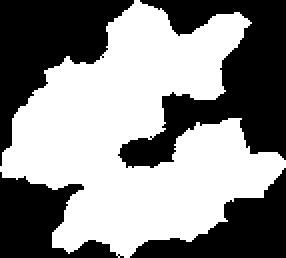
//> input picture EdgeTrace/EdgeTrace/srcmat.bmp, 143 x 129 px (shown 2 times larger)
$ ./EdgeTrace   (built with g++ and OpenCV 4)
//> lines starting //> are read from the running program, lines starting //| are printed output that depends on the picture; after the words box and inside, x2 and y2 are one past the last pixel; in counts of white or black regions, pixels touching at a corner belong together
// EdgeTrace.cpp : 定义控制台应用程序的入口点。
//

#include "opencv2/highgui/highgui.hpp"
#include "opencv2/imgproc/imgproc.hpp"
#include <iostream>

using namespace std;
using namespace cv;

void GetBoundryPointIndex(int**m_gray, int height, int width, vector<int> &BPoint)
{
	for (int i = 0; i < height; i++)
	{
		for (int j = 0; j < width; j++)
		{
			if (m_gray[i][j] != 0)
			{
				if (i == 0 || i == height - 1 || j == 0 || j == width - 1)
				{
					BPoint.push_back(i*width + j);
					continue;
				}
				if (m_gray[i - 1][j] == 0 || m_gray[i - 1][j + 1] == 0 || m_gray[i][j + 1] == 0 || m_gray[i + 1][j + 1] == 0 ||
					m_gray[i + 1][j] == 0 || m_gray[i + 1][j - 1] == 0 || m_gray[i][j - 1] == 0 || m_gray[i - 1][j - 1] == 0)
				{
					//跟踪可加，去掉不必要边界点。
					int count = 0;
					if (m_gray[i - 1][j] == 0)    count++;
					if (m_gray[i - 1][j + 1] == 0)count++;
					if (m_gray[i][j + 1] == 0)    count++;
					if (m_gray[i + 1][j + 1] == 0)count++;
					if (m_gray[i + 1][j] == 0)    count++;
					if (m_gray[i + 1][j - 1] == 0)count++;
					if (m_gray[i][j - 1] == 0)    count++;
					if (m_gray[i - 1][j - 1] == 0)count++;

					if (count == 1 && (m_gray[i - 1][j + 1] == 0 || m_gray[i + 1][j + 1] == 0 || m_gray[i + 1][j - 1] == 0 || m_gray[i - 1][j - 1] == 0))
						continue;

					BPoint.push_back(i*width + j);

				}
			}
		}
	}
}

void edgeTracing(Mat edgeMat, vector<int>& TPoint, size_t length)//length,num of edge points
{
	int height = edgeMat.rows;
	int width = edgeMat.cols;
	Mat edgeMatPlus1(height + 2, width + 2, CV_8U, Scalar(0));
	for (int i = 0; i < height; i++)
	{
		for (int j = 0; j < width; j++)
		{
			edgeMatPlus1.at<uchar>(i + 1, j + 1) = edgeMat.at<uchar>(i, j);
		}
	}
	int xPos, yPos, xPosPre, yPosPre, xPosPlus, yPosPlus;

	//找到起始跟踪点和第二个跟踪点
	for (int i = 0; i < height; i++)
	{
		for (int j = 0; j < width; j++)
		{
			xPosPlus = i + 1;
			yPosPlus = j + 1;
			if (edgeMatPlus1.at<uchar>(xPosPlus, yPosPlus) == 255)
			{
				TPoint.push_back(i*width + j);
				if (edgeMatPlus1.at<uchar>(xPosPlus + 1, yPosPlus - 1) == 255)
				{
					TPoint.push_back((i + 1)*width + j - 1);
					i = height;
					break;
				}
				else if (edgeMatPlus1.at<uchar>(xPosPlus + 1, yPosPlus) == 255)
				{
					TPoint.push_back((i + 1)*width + j);
					i = height;
					break;
				}
				else if (edgeMatPlus1.at<uchar>(xPosPlus + 1, yPosPlus + 1) == 255)
				{
					TPoint.push_back((i + 1)*width + j + 1);
					i = height;
					break;
				}
				else if (edgeMatPlus1.at<uchar>(xPosPlus, yPosPlus + 1) == 255)
				{
					TPoint.push_back(i*width + j + 1);
					i = height;
					break;
				}
				cerr << " Tracing failed. " << endl;
				break;
			}
		}

	}
	//跟踪
	int TraceIndex = TPoint[1];
	int count = 1;
	do
	{
		xPos = TPoint[count] / width;
		yPos = TPoint[count] % width;
		xPosPlus = xPos + 1;
		yPosPlus = yPos + 1;
		xPosPre = TPoint[count - 1] / width;
		yPosPre = TPoint[count - 1] % width;
		if (xPos - xPosPre == 0 && yPos - yPosPre == 1)
		{

			if (edgeMatPlus1.at<uchar>(xPosPlus + 1, yPosPlus + 1) == 255)
			{
				TPoint.push_back((xPos + 1)*width + yPos + 1);
				count++;
				TraceIndex = TPoint[count];
				continue;
			}
			if (edgeMatPlus1.at<uchar>(xPosPlus, yPosPlus + 1) == 255)
			{
				TPoint.push_back(xPos*width + yPos + 1);
				count++;
				TraceIndex = TPoint[count];
				continue;
			}
			if (edgeMatPlus1.at<uchar>(xPosPlus - 1, yPosPlus + 1) == 255)
			{
				TPoint.push_back((xPos - 1)*width + yPos + 1);
				count++;
				TraceIndex = TPoint[count];
				continue;
			}
			if (edgeMatPlus1.at<uchar>(xPosPlus - 1, yPosPlus) == 255)
			{
				TPoint.push_back((xPos - 1)*width + yPos);
				count++;
				TraceIndex = TPoint[count];
				continue;
			}
			if (edgeMatPlus1.at<uchar>(xPosPlus - 1, yPosPlus - 1) == 255)
			{
				TPoint.push_back((xPos - 1)*width + yPos - 1);
				count++;
				TraceIndex = TPoint[count];
				continue;
			}
		}
		if (xPos - xPosPre == -1 && yPos - yPosPre == 1)
		{
			if (edgeMatPlus1.at<uchar>(xPosPlus + 1, yPosPlus + 1) == 255)
			{
				TPoint.push_back((xPos + 1)*width + yPos + 1);
				count++;
				TraceIndex = TPoint[count];
				continue;
			}
			if (edgeMatPlus1.at<uchar>(xPosPlus, yPosPlus + 1) == 255)
			{
				TPoint.push_back(xPos*width + yPos + 1);
				count++;
				TraceIndex = TPoint[count];
				continue;
			}
			if (edgeMatPlus1.at<uchar>(xPosPlus - 1, yPosPlus + 1) == 255)
			{
				TPoint.push_back((xPos - 1)*width + yPos + 1);
				count++;
				TraceIndex = TPoint[count];
				continue;
			}
			if (edgeMatPlus1.at<uchar>(xPosPlus - 1, yPosPlus) == 255)
			{
				TPoint.push_back((xPos - 1)*width + yPos);
				count++;
				TraceIndex = TPoint[count];
				continue;
			}
			if (edgeMatPlus1.at<uchar>(xPosPlus - 1, yPosPlus - 1) == 255)
			{
				TPoint.push_back((xPos - 1)*width + yPos - 1);
				count++;
				TraceIndex = TPoint[count];
				continue;
			}
			if (edgeMatPlus1.at<uchar>(xPosPlus, yPosPlus - 1) == 255)
			{
				TPoint.push_back(xPos*width + yPos - 1);
				count++;
				TraceIndex = TPoint[count];
				continue;
			}
		}
		if (xPos - xPosPre == -1 && yPos - yPosPre == 0)
		{

			if (edgeMatPlus1.at<uchar>(xPosPlus - 1, yPosPlus + 1) == 255)
			{
				TPoint.push_back((xPos - 1)*width + yPos + 1);
				count++;
				TraceIndex = TPoint[count];
				continue;
			}
			if (edgeMatPlus1.at<uchar>(xPosPlus - 1, yPosPlus) == 255)
			{
				TPoint.push_back((xPos - 1)*width + yPos);
				count++;
				TraceIndex = TPoint[count];
				continue;
			}
			if (edgeMatPlus1.at<uchar>(xPosPlus - 1, yPosPlus - 1) == 255)
			{
				TPoint.push_back((xPos - 1)*width + yPos - 1);
				count++;
				TraceIndex = TPoint[count];
				continue;
			}
			if (edgeMatPlus1.at<uchar>(xPosPlus, yPosPlus - 1) == 255)
			{
				TPoint.push_back(xPos*width + yPos - 1);
				count++;
				TraceIndex = TPoint[count];
				continue;
			}
			if (edgeMatPlus1.at<uchar>(xPosPlus + 1, yPosPlus - 1) == 255)
			{
				TPoint.push_back((xPos + 1)*width + yPos - 1);
				count++;
				TraceIndex = TPoint[count];
				continue;
			}
		}
		if (xPos - xPosPre == -1 && yPos - yPosPre == -1)
		{
			if (edgeMatPlus1.at<uchar>(xPosPlus - 1, yPosPlus + 1) == 255)
			{
				TPoint.push_back((xPos - 1)*width + yPos + 1);
				count++;
				TraceIndex = TPoint[count];
				continue;
			}
			if (edgeMatPlus1.at<uchar>(xPosPlus - 1, yPosPlus) == 255)
			{
				TPoint.push_back((xPos - 1)*width + yPos);
				count++;
				TraceIndex = TPoint[count];
				continue;
			}
			if (edgeMatPlus1.at<uchar>(xPosPlus - 1, yPosPlus - 1) == 255)
			{
				TPoint.push_back((xPos - 1)*width + yPos - 1);
				count++;
				TraceIndex = TPoint[count];
				continue;
			}
			if (edgeMatPlus1.at<uchar>(xPosPlus, yPosPlus - 1) == 255)
			{
				TPoint.push_back(xPos*width + yPos - 1);
				count++;
				TraceIndex = TPoint[count];
				continue;
			}
			if (edgeMatPlus1.at<uchar>(xPosPlus + 1, yPosPlus - 1) == 255)
			{
				TPoint.push_back((xPos + 1)*width + yPos - 1);
				count++;
				TraceIndex = TPoint[count];
				continue;
			}
			if (edgeMatPlus1.at<uchar>((xPosPlus + 1), yPosPlus) == 255)
			{
				TPoint.push_back((xPos + 1)*width + yPos);
				count++;
				TraceIndex = TPoint[count];
				continue;
			}
		}
		if (xPos - xPosPre == 0 && yPos - yPosPre == -1)
		{

			if (edgeMatPlus1.at<uchar>(xPosPlus - 1, yPosPlus - 1) == 255)
			{
				TPoint.push_back((xPos - 1)*width + yPos - 1);
				count++;
				TraceIndex = TPoint[count];
				continue;
			}
			if (edgeMatPlus1.at<uchar>(xPosPlus, yPosPlus - 1) == 255)
			{
				TPoint.push_back(xPos*width + yPos - 1);
				count++;
				TraceIndex = TPoint[count];
				continue;
			}
			if (edgeMatPlus1.at<uchar>(xPosPlus + 1, yPosPlus - 1) == 255)
			{
				TPoint.push_back((xPos + 1)*width + yPos - 1);
				count++;
				TraceIndex = TPoint[count];
				continue;
			}
			if (edgeMatPlus1.at<uchar>(xPosPlus + 1, yPosPlus) == 255)
			{
				TPoint.push_back((xPos + 1)*width + yPos);
				count++;
				TraceIndex = TPoint[count];
				continue;
			}
			if (edgeMatPlus1.at<uchar>(xPosPlus + 1, yPosPlus + 1) == 255)
			{
				TPoint.push_back((xPos + 1)*width + yPos + 1);
				count++;
				TraceIndex = TPoint[count];
				continue;
			}
		}
		if (xPos - xPosPre == 1 && yPos - yPosPre == -1)
		{
			if (edgeMatPlus1.at<uchar>(xPosPlus - 1, yPosPlus - 1) == 255)
			{
				TPoint.push_back((xPos - 1)*width + yPos - 1);
				count++;
				TraceIndex = TPoint[count];
				continue;
			}
			if (edgeMatPlus1.at<uchar>(xPosPlus, yPosPlus - 1) == 255)
			{
				TPoint.push_back(xPos*width + yPos - 1);
				count++;
				TraceIndex = TPoint[count];
				continue;
			}
			if (edgeMatPlus1.at<uchar>(xPosPlus + 1, yPosPlus - 1) == 255)
			{
				TPoint.push_back((xPos + 1)*width + yPos - 1);
				count++;
				TraceIndex = TPoint[count];
				continue;
			}
			if (edgeMatPlus1.at<uchar>(xPosPlus + 1, yPosPlus) == 255)
			{
				TPoint.push_back((xPos + 1)*width + yPos);
				count++;
				TraceIndex = TPoint[count];
				continue;
			}
			if (edgeMatPlus1.at<uchar>(xPosPlus + 1, yPosPlus + 1) == 255)
			{
				TPoint.push_back((xPos + 1)*width + yPos + 1);
				count++;
				TraceIndex = TPoint[count];
				continue;
			}
			if (edgeMatPlus1.at<uchar>(xPosPlus, yPosPlus + 1) == 255)
			{
				TPoint.push_back(xPos*width + yPos + 1);
				count++;
				TraceIndex = TPoint[count];
				continue;
			}
		}
		if (xPos - xPosPre == 1 && yPos - yPosPre == 0)
		{

			if (edgeMatPlus1.at<uchar>(xPosPlus + 1, yPosPlus - 1) == 255)
			{
				TPoint.push_back((xPos + 1)*width + yPos - 1);
				count++;
				TraceIndex = TPoint[count];
				continue;
			}
			if (edgeMatPlus1.at<uchar>(xPosPlus + 1, yPosPlus) == 255)
			{
				TPoint.push_back((xPos + 1)*width + yPos);
				count++;
				TraceIndex = TPoint[count];
				continue;
			}
			if (edgeMatPlus1.at<uchar>(xPosPlus + 1, yPosPlus + 1) == 255)
			{
				TPoint.push_back((xPos + 1)*width + yPos + 1);
				count++;
				TraceIndex = TPoint[count];
				continue;
			}
			if (edgeMatPlus1.at<uchar>(xPosPlus, yPosPlus + 1) == 255)
			{
				TPoint.push_back(xPos*width + yPos + 1);
				count++;
				TraceIndex = TPoint[count];
				continue;
			}
			if (edgeMatPlus1.at<uchar>(xPosPlus - 1, yPosPlus + 1) == 255)
			{
				TPoint.push_back((xPos - 1)*width + yPos + 1);
				count++;
				TraceIndex = TPoint[count];
				continue;
			}
		}
		if (xPos - xPosPre == 1 && yPos - yPosPre == 1)
		{
			if (edgeMatPlus1.at<uchar>(xPosPlus + 1, yPosPlus - 1) == 255)
			{
				TPoint.push_back((xPos + 1)*width + yPos - 1);
				count++;
				TraceIndex = TPoint[count];
				continue;
			}
			if (edgeMatPlus1.at<uchar>(xPosPlus + 1, yPosPlus) == 255)
			{
				TPoint.push_back((xPos + 1)*width + yPos);
				count++;
				TraceIndex = TPoint[count];
				continue;
			}
			if (edgeMatPlus1.at<uchar>(xPosPlus + 1, yPosPlus + 1) == 255)
			{
				TPoint.push_back((xPos + 1)*width + yPos + 1);
				count++;
				TraceIndex = TPoint[count];
				continue;
			}
			if (edgeMatPlus1.at<uchar>(xPosPlus, yPosPlus + 1) == 255)
			{
				TPoint.push_back(xPos*width + yPos + 1);
				count++;
				TraceIndex = TPoint[count];
				continue;
			}
			if (edgeMatPlus1.at<uchar>(xPosPlus - 1, yPosPlus + 1) == 255)
			{
				TPoint.push_back((xPos - 1)*width + yPos + 1);
				count++;
				TraceIndex = TPoint[count];
				continue;
			}
			if (edgeMatPlus1.at<uchar>(xPosPlus - 1, yPosPlus) == 255)
			{
				TPoint.push_back((xPos - 1)*width + yPos);
				count++;
				TraceIndex = TPoint[count];
				continue;
			}
		}
		cerr << "Tracing 2 failed." << endl;

	} while (find(TPoint.begin(), TPoint.end() - 1, TraceIndex) == TPoint.end() - 1 || count<length);
	cout << "Tracing 2 successed." << endl;
}

int main()
{
	string inputDir("srcmat.bmp");
	Mat pSrcImg;
	pSrcImg = imread(inputDir, CV_LOAD_IMAGE_GRAYSCALE);
//> pSrcImg: 129 rows x 143 cols, CV_8UC1; 54.1% white; 4 black regions, box (x1, y1, x2, y2) and area: (59, 0, 143, 84) 3279, (0, 0, 67, 83) 2348, (65, 84, 143, 129) 1483, (0, 86, 62, 129) 1361
	int height, width;
	height = pSrcImg.rows;
//> height = 129
	width = pSrcImg.cols;
//> width = 143
	if (pSrcImg.empty())
	{
		cout << "Could not read the input image:"<<inputDir << endl;
		return -1;
	}
	namedWindow("srcimg", WINDOW_NORMAL);
	imshow("srcimg", pSrcImg);

	int**m_gray;
	m_gray = new int*[pSrcImg.rows];
	for (int i=0; i < height; i++)
	{
		m_gray[i] = new int[width];
		for (int j = 0; j < width; j++)
		{
			m_gray[i][j] = pSrcImg.at<uchar>(i, j);
		}
	}
	vector<int> BPoint;
	GetBoundryPointIndex(m_gray, height, width, BPoint);
//> after the loop in GetBoundryPointIndex, `for (int i = 0; i < height; i++)`: BPoint = 652 values from 67 to 18368
//> BPoint = 652 values from 67 to 18368

	Mat edgeMat(height, width, CV_8U, Scalar(0));
	for (int i = 0; i < BPoint.size(); i++)
	{
		edgeMat.at<uchar>(BPoint[i] / width, BPoint[i] % width) = 255;
	}
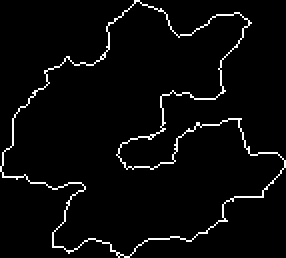
//> edgeMat: 129 rows x 143 cols, CV_8UC1 (shown 2 times larger); 3.5% white in thin lines or dots
	namedWindow("edgeimg", WINDOW_NORMAL);
	imshow("edgeimg", edgeMat);

	vector<int> TPoint;
	edgeTracing(edgeMat, TPoint, BPoint.size());
//> after the loop in edgeTracing, `for (int i = 0; i < height; i++)`:
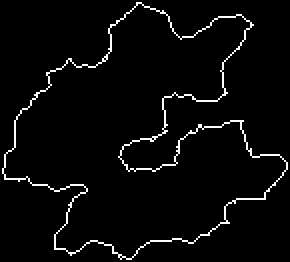
//> edgeMatPlus1: 131 rows x 145 cols, CV_8UC1 (shown 2 times larger); 3.4% white in thin lines or dots
//> the loop in edgeTracing, `for (int i = 0; i < height; i++)` made 1 pass
//> (xPosPlus, yPosPlus, i) on pass 1: (1, 68, 129)
//> after the loop in edgeTracing, `for (int i = 0; i < height; i++)`: xPosPlus = 1; yPosPlus = 68; TPoint = [67, 210]
//> in edgeTracing, `int TraceIndex = TPoint[1];`: TraceIndex = 210
//> the loop in edgeTracing, `do` made 651 passes
//> (xPos, yPos, xPosPlus, yPosPlus, xPosPre, yPosPre, TraceIndex) on passes 1 to 12: (1, 67, 2, 68, 0, 67, 352), (2, 66, 3, 67, 1, 67, 494), (3, 65, 4, 66, 2, 66, 636), (4, 64, 5, 65, 3, 65, 778), (5, 63, 6, 64, 4, 64, 777), (5, 62, 6, 63, 5, 63, 919), (6, 61, 7, 62, 5, 62, 1062), (7, 61, 8, 62, 6, 61, 1204), (8, 60, 9, 61, 7, 61, 1203), (8, 59, 9, 60, 8, 60, 1345), (9, 58, 10, 59, 8, 59, 1344), (9, 57, 10, 58, 9, 58, 1487)

	Mat traceMat(height, width, CV_8U, Scalar(0));
	for (int i = 0; i < TPoint.size(); i++)
	{
		traceMat.at<uchar>(TPoint[i] / width, TPoint[i] % width) = 255;
	}
//> traceMat: 129 rows x 143 cols, CV_8UC1; 3.4% white in thin lines or dots

	namedWindow("traceimg", WINDOW_NORMAL);
	imshow("traceimg", traceMat);
	waitKey(0);

	return 0;
}
